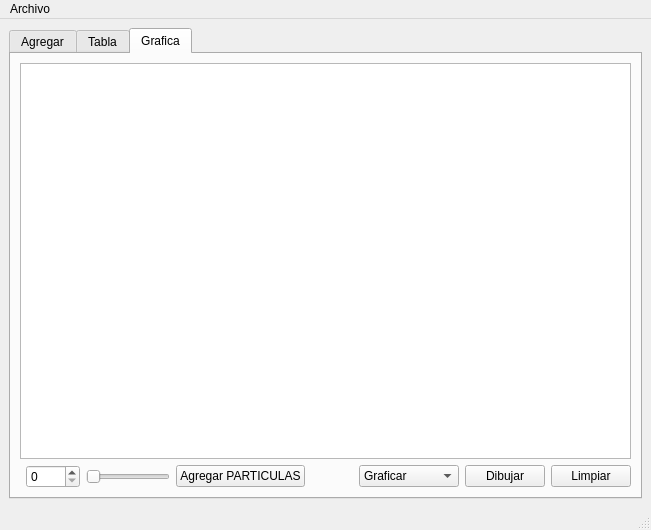
<?xml version="1.0" encoding="UTF-8"?>
<ui version="4.0">
 <class>MainWindow</class>
 <widget class="QMainWindow" name="MainWindow">
  <property name="geometry">
   <rect>
    <x>0</x>
    <y>0</y>
    <width>651</width>
    <height>503</height>
   </rect>
  </property>
  <property name="windowTitle">
   <string>MainWindow</string>
  </property>
  <widget class="QWidget" name="centralwidget">
   <layout class="QGridLayout" name="gridLayout">
    <item row="1" column="1">
     <widget class="QTabWidget" name="tabWidget">
      <property name="currentIndex">
       <number>2</number>
      </property>
      <widget class="QWidget" name="tab_3">
       <attribute name="title">
        <string>Agregar</string>
       </attribute>
       <layout class="QGridLayout" name="gridLayout_5">
        <item row="0" column="0">
         <widget class="QFrame" name="frame">
          <property name="styleSheet">
           <string notr="true"/>
          </property>
          <property name="frameShape">
           <enum>QFrame::StyledPanel</enum>
          </property>
          <property name="frameShadow">
           <enum>QFrame::Raised</enum>
          </property>
          <layout class="QGridLayout" name="gridLayout_2">
           <item row="8" column="0" colspan="2">
            <widget class="QPushButton" name="pushButton_agregar_inicio">
             <property name="text">
              <string>Agregar inicio</string>
             </property>
            </widget>
           </item>
           <item row="3" column="1">
            <widget class="QSpinBox" name="spinBox_destino_y">
             <property name="maximum">
              <number>500</number>
             </property>
            </widget>
           </item>
           <item row="6" column="1">
            <widget class="QSpinBox" name="spinBox_green">
             <property name="maximum">
              <number>255</number>
             </property>
            </widget>
           </item>
           <item row="12" column="0" colspan="2">
            <widget class="QPushButton" name="pushButton_ID">
             <property name="text">
              <string>ID</string>
             </property>
            </widget>
           </item>
           <item row="5" column="1">
            <widget class="QSpinBox" name="spinBox_red">
             <property name="maximum">
              <number>255</number>
             </property>
            </widget>
           </item>
           <item row="13" column="0" colspan="2">
            <widget class="QPushButton" name="pushButton_DISTANCIA">
             <property name="text">
              <string>DISTANCIA</string>
             </property>
            </widget>
           </item>
           <item row="11" column="0" colspan="2">
            <widget class="QPushButton" name="pushButton_mostrar">
             <property name="text">
              <string>Mostrar</string>
             </property>
            </widget>
           </item>
           <item row="4" column="0">
            <widget class="QLabel" name="label_velocidad">
             <property name="text">
              <string>Velocidad:</string>
             </property>
            </widget>
           </item>
           <item row="0" column="1">
            <widget class="QSpinBox" name="spinBox_origen_x">
             <property name="maximum">
              <number>500</number>
             </property>
            </widget>
           </item>
           <item row="4" column="1">
            <widget class="QSpinBox" name="spinBox_velocidad">
             <property name="minimum">
              <number>-214748364</number>
             </property>
             <property name="maximum">
              <number>214748364</number>
             </property>
            </widget>
           </item>
           <item row="7" column="1">
            <widget class="QSpinBox" name="spinBox_blue">
             <property name="maximum">
              <number>255</number>
             </property>
            </widget>
           </item>
           <item row="7" column="0">
            <widget class="QLabel" name="label_blue">
             <property name="text">
              <string>BLUE</string>
             </property>
            </widget>
           </item>
           <item row="0" column="0">
            <widget class="QLabel" name="label_origen_x">
             <property name="text">
              <string>Origen_x</string>
             </property>
            </widget>
           </item>
           <item row="14" column="0" colspan="2">
            <widget class="QPushButton" name="pushButton_VELOCIDAD">
             <property name="text">
              <string>VELOCIDAD</string>
             </property>
            </widget>
           </item>
           <item row="9" column="0" colspan="2">
            <widget class="QPushButton" name="pushButton_agregar_final">
             <property name="text">
              <string>Agregar final</string>
             </property>
            </widget>
           </item>
           <item row="2" column="1">
            <widget class="QSpinBox" name="spinBox_destino_x">
             <property name="maximum">
              <number>500</number>
             </property>
            </widget>
           </item>
           <item row="2" column="0">
            <widget class="QLabel" name="label_destino_x">
             <property name="text">
              <string>Destino X:</string>
             </property>
            </widget>
           </item>
           <item row="5" column="0">
            <widget class="QLabel" name="label_red">
             <property name="text">
              <string>RED:</string>
             </property>
            </widget>
           </item>
           <item row="6" column="0">
            <widget class="QLabel" name="label_green">
             <property name="text">
              <string>GREEN:</string>
             </property>
            </widget>
           </item>
           <item row="1" column="0">
            <widget class="QLabel" name="label_origen_y">
             <property name="text">
              <string>Origen_y</string>
             </property>
            </widget>
           </item>
           <item row="1" column="1">
            <widget class="QSpinBox" name="spinBox_origen_y">
             <property name="maximum">
              <number>500</number>
             </property>
            </widget>
           </item>
           <item row="3" column="0">
            <widget class="QLabel" name="label_destino_y">
             <property name="text">
              <string>Destino Y:</string>
             </property>
            </widget>
           </item>
           <item row="10" column="0" colspan="2">
            <widget class="Line" name="line">
             <property name="orientation">
              <enum>Qt::Horizontal</enum>
             </property>
            </widget>
           </item>
          </layout>
         </widget>
        </item>
        <item row="0" column="1">
         <widget class="QPlainTextEdit" name="salida"/>
        </item>
       </layout>
      </widget>
      <widget class="QWidget" name="tab_4">
       <attribute name="title">
        <string>Tabla</string>
       </attribute>
       <layout class="QGridLayout" name="gridLayout_3">
        <item row="11" column="0">
         <widget class="QLineEdit" name="Buscar_lineEdit">
          <property name="dragEnabled">
           <bool>false</bool>
          </property>
         </widget>
        </item>
        <item row="11" column="2">
         <widget class="QPushButton" name="mostrar_tabla_pushButton">
          <property name="text">
           <string>Mostrar</string>
          </property>
         </widget>
        </item>
        <item row="0" column="0" rowspan="10" colspan="2">
         <widget class="QTableWidget" name="tabla"/>
        </item>
        <item row="8" column="2">
         <widget class="QPushButton" name="pushButton_DISTANCIA_2">
          <property name="text">
           <string>DISTANCIA</string>
          </property>
         </widget>
        </item>
        <item row="11" column="1">
         <widget class="QPushButton" name="buscar_pushButton">
          <property name="text">
           <string>Buscar</string>
          </property>
         </widget>
        </item>
        <item row="9" column="2">
         <widget class="QPushButton" name="pushButton_VELOCIDAD_2">
          <property name="text">
           <string>VELOCIDAD</string>
          </property>
         </widget>
        </item>
        <item row="7" column="2">
         <widget class="QPushButton" name="pushButton_ID_2">
          <property name="text">
           <string>ID</string>
          </property>
         </widget>
        </item>
       </layout>
      </widget>
      <widget class="QWidget" name="tab">
       <attribute name="title">
        <string>Grafica</string>
       </attribute>
       <layout class="QGridLayout" name="gridLayout_4">
        <item row="1" column="4">
         <spacer name="horizontalSpacer">
          <property name="orientation">
           <enum>Qt::Horizontal</enum>
          </property>
          <property name="sizeHint" stdset="0">
           <size>
            <width>40</width>
            <height>20</height>
           </size>
          </property>
         </spacer>
        </item>
        <item row="0" column="0" colspan="8">
         <widget class="QGraphicsView" name="graphicsView"/>
        </item>
        <item row="1" column="1">
         <widget class="QSpinBox" name="spinBox">
          <property name="maximum">
           <number>1000</number>
          </property>
         </widget>
        </item>
        <item row="1" column="6">
         <widget class="QPushButton" name="dibujar">
          <property name="text">
           <string>Dibujar</string>
          </property>
         </widget>
        </item>
        <item row="1" column="2">
         <widget class="QSlider" name="horizontalSlider">
          <property name="maximum">
           <number>1000</number>
          </property>
          <property name="orientation">
           <enum>Qt::Horizontal</enum>
          </property>
         </widget>
        </item>
        <item row="1" column="7">
         <widget class="QPushButton" name="limpiar">
          <property name="text">
           <string>Limpiar</string>
          </property>
         </widget>
        </item>
        <item row="1" column="5">
         <widget class="QComboBox" name="comboBox">
          <item>
           <property name="text">
            <string>Graficar</string>
           </property>
          </item>
          <item>
           <property name="text">
            <string>GRAFO</string>
           </property>
          </item>
          <item>
           <property name="text">
            <string>Puntos</string>
           </property>
          </item>
          <item>
           <property name="text">
            <string>Fuerza Bruta</string>
           </property>
          </item>
          <item>
           <property name="text">
            <string>Dijkstra</string>
           </property>
          </item>
         </widget>
        </item>
        <item row="1" column="3">
         <widget class="QPushButton" name="pushButton_agregar">
          <property name="text">
           <string>Agregar PARTICULAS</string>
          </property>
         </widget>
        </item>
       </layout>
      </widget>
     </widget>
    </item>
   </layout>
  </widget>
  <widget class="QMenuBar" name="menubar">
   <property name="geometry">
    <rect>
     <x>0</x>
     <y>0</y>
     <width>651</width>
     <height>22</height>
    </rect>
   </property>
   <widget class="QMenu" name="menuArchivo">
    <property name="title">
     <string>Archivo</string>
    </property>
    <addaction name="actionAbrir"/>
    <addaction name="actionGuardar"/>
   </widget>
   <addaction name="menuArchivo"/>
  </widget>
  <widget class="QStatusBar" name="statusbar"/>
  <action name="actionAbrir">
   <property name="text">
    <string>Abrir</string>
   </property>
   <property name="shortcut">
    <string>Ctrl+O</string>
   </property>
  </action>
  <action name="actionGuardar">
   <property name="text">
    <string>Guardar</string>
   </property>
   <property name="shortcut">
    <string>Ctrl+S</string>
   </property>
  </action>
 </widget>
 <resources/>
 <connections/>
</ui>
